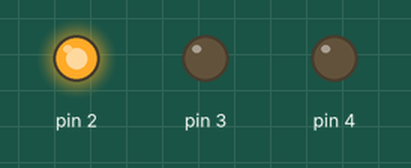
The sketch below on a simulated Arduino Uno, built with avr-gcc and run on an emulated ATmega328P. Parts: output pins drawn as LEDs (lit = HIGH).

Above: at 0.5 s.
At 1.5 s:
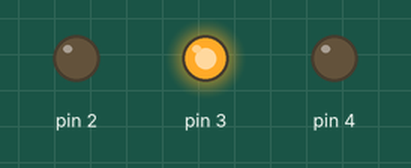
At 5.5 s:
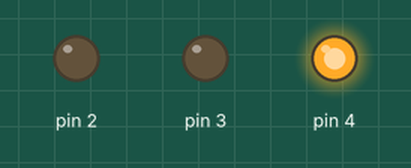
Timing chart, 0 to 6.9 s (numbered marks = the images above):
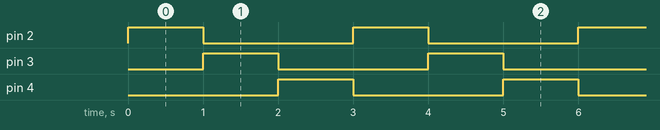

Measured:
- by itself, pin 2–4: alternates HIGH for 1.0 s and LOW for 2.0 s
- by itself, everything shown: repeats every 3.0 s, in 4 steps

The sketch:

RGB_test.ino
```cpp
void setup() {
  // put your setup code here, to run once:
  for (int i = 2; i < 5; ++i)
    pinMode(i, 1);
}

void loop() {
  // put your main code here, to run repeatedly:
  for (int i = 2; i < 5; ++i) {
    digitalWrite(i, 1);
    delay(1000);
    digitalWrite(i, 0);
  }
}
```
